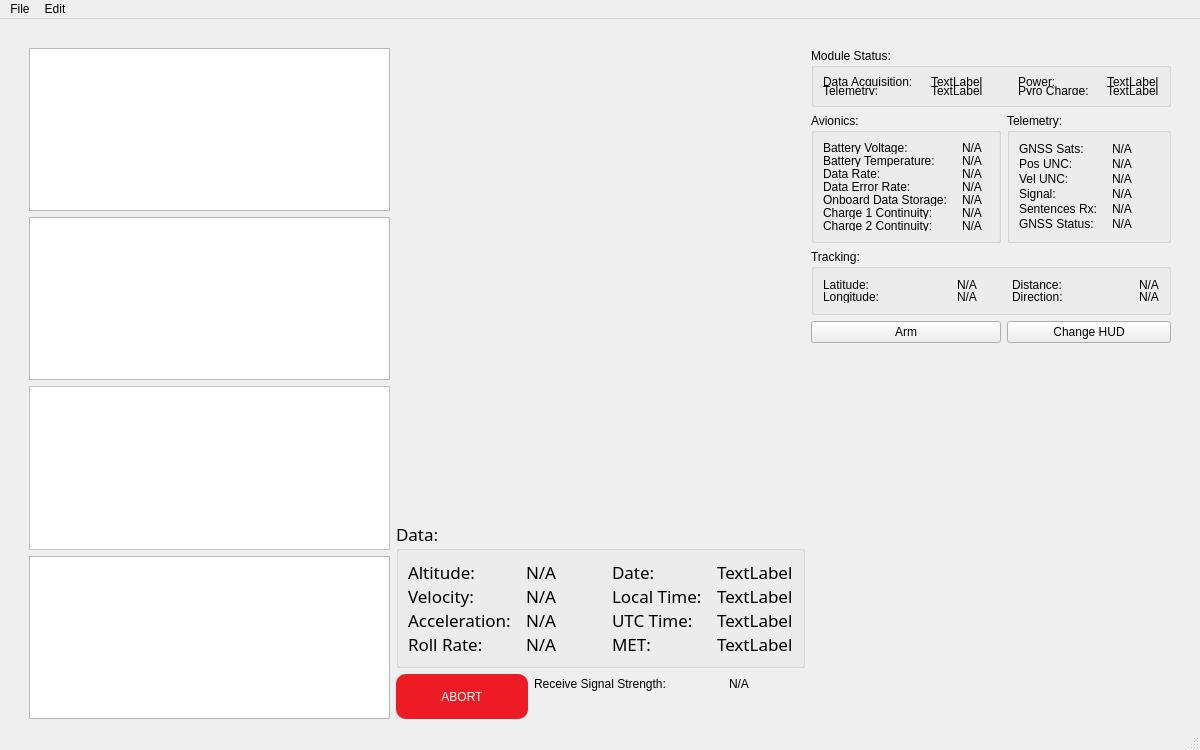
<?xml version="1.0" encoding="UTF-8"?>
<ui version="4.0">
 <class>MainWindow</class>
 <widget class="QMainWindow" name="MainWindow">
  <property name="geometry">
   <rect>
    <x>0</x>
    <y>0</y>
    <width>1200</width>
    <height>750</height>
   </rect>
  </property>
  <property name="sizePolicy">
   <sizepolicy hsizetype="Preferred" vsizetype="Preferred">
    <horstretch>0</horstretch>
    <verstretch>0</verstretch>
   </sizepolicy>
  </property>
  <property name="minimumSize">
   <size>
    <width>1200</width>
    <height>750</height>
   </size>
  </property>
  <property name="windowTitle">
   <string>RDT Ground Station</string>
  </property>
  <property name="windowIcon">
   <iconset>
    <normaloff>imgs/RDTLogo2.png</normaloff>imgs/RDTLogo2.png</iconset>
  </property>
  <property name="styleSheet">
   <string notr="true"/>
  </property>
  <widget class="QWidget" name="centralwidget">
   <property name="sizePolicy">
    <sizepolicy hsizetype="Fixed" vsizetype="Fixed">
     <horstretch>0</horstretch>
     <verstretch>0</verstretch>
    </sizepolicy>
   </property>
   <layout class="QGridLayout" name="gridLayout_7">
    <item row="0" column="1" colspan="3">
     <spacer name="horizontalSpacer_6">
      <property name="orientation">
       <enum>Qt::Horizontal</enum>
      </property>
      <property name="sizeHint" stdset="0">
       <size>
        <width>40</width>
        <height>20</height>
       </size>
      </property>
     </spacer>
    </item>
    <item row="1" column="2">
     <layout class="QGridLayout" name="gridLayout_3">
      <property name="sizeConstraint">
       <enum>QLayout::SetMinimumSize</enum>
      </property>
      <item row="3" column="0">
       <spacer name="verticalSpacer_6">
        <property name="orientation">
         <enum>Qt::Vertical</enum>
        </property>
        <property name="sizeHint" stdset="0">
         <size>
          <width>20</width>
          <height>40</height>
         </size>
        </property>
       </spacer>
      </item>
      <item row="2" column="0">
       <widget class="QWidget" name="orient3d" native="true">
        <property name="minimumSize">
         <size>
          <width>400</width>
          <height>480</height>
         </size>
        </property>
       </widget>
      </item>
      <item row="5" column="0">
       <layout class="QGridLayout" name="gridLayout_10">
        <item row="0" column="0" rowspan="2">
         <widget class="QPushButton" name="pushButton">
          <property name="minimumSize">
           <size>
            <width>1</width>
            <height>45</height>
           </size>
          </property>
          <property name="styleSheet">
           <string notr="true">background-color: #ed1c24;
color: white;
border-radius: 10px;
font: 87 12pt &quot;Arial Black&quot;;
font: 14pt &quot;Arial Rounded MT Bold&quot;;
font: 12pt &quot;Britannic Bold&quot;;
font: 14pt &quot;Franklin Gothic Demi&quot;;
padding: 10px;</string>
          </property>
          <property name="text">
           <string>ABORT</string>
          </property>
         </widget>
        </item>
        <item row="0" column="1">
         <widget class="QLabel" name="label_20">
          <property name="styleSheet">
           <string notr="true">font: 10pt &quot;Arial Rounded MT Bold&quot;;</string>
          </property>
          <property name="text">
           <string>Receive Signal Strength:</string>
          </property>
         </widget>
        </item>
        <item row="0" column="2" alignment="Qt::AlignHCenter">
         <widget class="QLabel" name="sigVal">
          <property name="styleSheet">
           <string notr="true">font: 10pt &quot;Arial Rounded MT Bold&quot;;</string>
          </property>
          <property name="text">
           <string>N/A</string>
          </property>
         </widget>
        </item>
        <item row="1" column="1" colspan="2">
         <widget class="QLabel" name="sigStrength">
          <property name="maximumSize">
           <size>
            <width>300</width>
            <height>20</height>
           </size>
          </property>
          <property name="text">
           <string/>
          </property>
          <property name="pixmap">
           <pixmap>imgs/signalBar.jpg</pixmap>
          </property>
          <property name="scaledContents">
           <bool>true</bool>
          </property>
         </widget>
        </item>
       </layout>
      </item>
      <item row="4" column="0">
       <widget class="QGroupBox" name="dataGroup">
        <property name="maximumSize">
         <size>
          <width>16777215</width>
          <height>16777215</height>
         </size>
        </property>
        <property name="font">
         <font>
          <family>Arial Rounded MT Bold</family>
          <pointsize>13</pointsize>
          <weight>50</weight>
          <italic>false</italic>
          <bold>false</bold>
         </font>
        </property>
        <property name="autoFillBackground">
         <bool>false</bool>
        </property>
        <property name="styleSheet">
         <string notr="true">font: 12.5pt &quot;Arial Rounded MT Bold&quot;;</string>
        </property>
        <property name="title">
         <string>Data:</string>
        </property>
        <layout class="QGridLayout" name="gridLayout_6">
         <property name="horizontalSpacing">
          <number>15</number>
         </property>
         <property name="verticalSpacing">
          <number>0</number>
         </property>
         <item row="0" column="2" rowspan="2">
          <spacer name="horizontalSpacer_3">
           <property name="orientation">
            <enum>Qt::Horizontal</enum>
           </property>
           <property name="sizeHint" stdset="0">
            <size>
             <width>40</width>
             <height>20</height>
            </size>
           </property>
          </spacer>
         </item>
         <item row="0" column="3">
          <widget class="QLabel" name="label_16">
           <property name="text">
            <string>Date:</string>
           </property>
          </widget>
         </item>
         <item row="1" column="0">
          <widget class="QLabel" name="label_13">
           <property name="text">
            <string>Velocity:</string>
           </property>
          </widget>
         </item>
         <item row="0" column="0">
          <widget class="QLabel" name="label_12">
           <property name="text">
            <string>Altitude:</string>
           </property>
          </widget>
         </item>
         <item row="0" column="1">
          <widget class="QLabel" name="altitude">
           <property name="text">
            <string>N/A</string>
           </property>
          </widget>
         </item>
         <item row="1" column="1">
          <widget class="QLabel" name="velocity">
           <property name="text">
            <string>N/A</string>
           </property>
          </widget>
         </item>
         <item row="3" column="1">
          <widget class="QLabel" name="rollrate">
           <property name="text">
            <string>N/A</string>
           </property>
          </widget>
         </item>
         <item row="1" column="5">
          <widget class="QLabel" name="loctime">
           <property name="text">
            <string>TextLabel</string>
           </property>
          </widget>
         </item>
         <item row="3" column="3">
          <widget class="QLabel" name="label_19">
           <property name="text">
            <string>MET:</string>
           </property>
          </widget>
         </item>
         <item row="0" column="5">
          <widget class="QLabel" name="date">
           <property name="text">
            <string>TextLabel</string>
           </property>
          </widget>
         </item>
         <item row="3" column="5">
          <widget class="QLabel" name="met">
           <property name="text">
            <string>TextLabel</string>
           </property>
          </widget>
         </item>
         <item row="1" column="3">
          <widget class="QLabel" name="label_17">
           <property name="text">
            <string>Local Time:</string>
           </property>
          </widget>
         </item>
         <item row="2" column="1">
          <widget class="QLabel" name="acceleration">
           <property name="text">
            <string>N/A</string>
           </property>
          </widget>
         </item>
         <item row="2" column="0">
          <widget class="QLabel" name="label_14">
           <property name="text">
            <string>Acceleration:</string>
           </property>
          </widget>
         </item>
         <item row="3" column="0">
          <widget class="QLabel" name="label_15">
           <property name="text">
            <string>Roll Rate:</string>
           </property>
          </widget>
         </item>
         <item row="2" column="5">
          <widget class="QLabel" name="utctime">
           <property name="text">
            <string>TextLabel</string>
           </property>
          </widget>
         </item>
         <item row="2" column="3">
          <widget class="QLabel" name="label_18">
           <property name="text">
            <string>UTC Time:</string>
           </property>
          </widget>
         </item>
        </layout>
       </widget>
      </item>
     </layout>
    </item>
    <item row="1" column="1">
     <layout class="QGridLayout" name="gridLayout_9">
      <property name="sizeConstraint">
       <enum>QLayout::SetFixedSize</enum>
      </property>
      <item row="0" column="0">
       <widget class="PlotWidget" name="velG">
        <property name="minimumSize">
         <size>
          <width>300</width>
          <height>160</height>
         </size>
        </property>
        <property name="styleSheet">
         <string notr="true"/>
        </property>
       </widget>
      </item>
      <item row="1" column="0">
       <widget class="PlotWidget" name="allaccG">
        <property name="minimumSize">
         <size>
          <width>300</width>
          <height>160</height>
         </size>
        </property>
       </widget>
      </item>
      <item row="2" column="0">
       <widget class="PlotWidget" name="allorientG">
        <property name="minimumSize">
         <size>
          <width>300</width>
          <height>160</height>
         </size>
        </property>
        <property name="styleSheet">
         <string notr="true">background-color: rgb(255, 255, 255);</string>
        </property>
       </widget>
      </item>
      <item row="3" column="0">
       <widget class="PlotWidget" name="allaltG">
        <property name="minimumSize">
         <size>
          <width>300</width>
          <height>160</height>
         </size>
        </property>
       </widget>
      </item>
     </layout>
    </item>
    <item row="1" column="3">
     <layout class="QGridLayout" name="gridLayout_8">
      <property name="sizeConstraint">
       <enum>QLayout::SetMinimumSize</enum>
      </property>
      <item row="3" column="1">
       <widget class="QPushButton" name="hudBut">
        <property name="text">
         <string>Change HUD</string>
        </property>
       </widget>
      </item>
      <item row="0" column="0" colspan="2">
       <widget class="QGroupBox" name="moduleGroup">
        <property name="maximumSize">
         <size>
          <width>360</width>
          <height>59</height>
         </size>
        </property>
        <property name="styleSheet">
         <string notr="true"/>
        </property>
        <property name="title">
         <string>Module Status:</string>
        </property>
        <layout class="QGridLayout" name="gridLayout_2">
         <property name="horizontalSpacing">
          <number>15</number>
         </property>
         <property name="verticalSpacing">
          <number>0</number>
         </property>
         <item row="1" column="4">
          <widget class="QLabel" name="label_11">
           <property name="text">
            <string>Pyro Charge:</string>
           </property>
          </widget>
         </item>
         <item row="0" column="5">
          <spacer name="horizontalSpacer_2">
           <property name="orientation">
            <enum>Qt::Horizontal</enum>
           </property>
           <property name="sizeHint" stdset="0">
            <size>
             <width>40</width>
             <height>20</height>
            </size>
           </property>
          </spacer>
         </item>
         <item row="1" column="0">
          <widget class="QLabel" name="label_9">
           <property name="text">
            <string>Telemetry:</string>
           </property>
          </widget>
         </item>
         <item row="0" column="0">
          <widget class="QLabel" name="label_8">
           <property name="text">
            <string>Data Acquisition:</string>
           </property>
          </widget>
         </item>
         <item row="0" column="4">
          <widget class="QLabel" name="label_10">
           <property name="text">
            <string>Power:</string>
           </property>
          </widget>
         </item>
         <item row="0" column="6">
          <widget class="QLabel" name="powst">
           <property name="text">
            <string>TextLabel</string>
           </property>
          </widget>
         </item>
         <item row="0" column="1">
          <spacer name="horizontalSpacer_5">
           <property name="orientation">
            <enum>Qt::Horizontal</enum>
           </property>
           <property name="sizeHint" stdset="0">
            <size>
             <width>40</width>
             <height>20</height>
            </size>
           </property>
          </spacer>
         </item>
         <item row="1" column="6">
          <widget class="QLabel" name="pyrost">
           <property name="text">
            <string>TextLabel</string>
           </property>
          </widget>
         </item>
         <item row="0" column="2">
          <widget class="QLabel" name="dataacqst">
           <property name="text">
            <string>TextLabel</string>
           </property>
          </widget>
         </item>
         <item row="1" column="2">
          <widget class="QLabel" name="telemst">
           <property name="text">
            <string>TextLabel</string>
           </property>
          </widget>
         </item>
         <item row="0" column="3">
          <spacer name="verticalSpacer_5">
           <property name="orientation">
            <enum>Qt::Vertical</enum>
           </property>
           <property name="sizeHint" stdset="0">
            <size>
             <width>20</width>
             <height>40</height>
            </size>
           </property>
          </spacer>
         </item>
        </layout>
       </widget>
      </item>
      <item row="1" column="0">
       <widget class="QGroupBox" name="avionicsGroup">
        <property name="maximumSize">
         <size>
          <width>190</width>
          <height>130</height>
         </size>
        </property>
        <property name="title">
         <string>Avionics:</string>
        </property>
        <layout class="QGridLayout" name="gridLayout">
         <property name="horizontalSpacing">
          <number>15</number>
         </property>
         <property name="verticalSpacing">
          <number>1</number>
         </property>
         <item row="4" column="0">
          <widget class="QLabel" name="label_5">
           <property name="text">
            <string>Onboard Data Storage:</string>
           </property>
          </widget>
         </item>
         <item row="0" column="0">
          <widget class="QLabel" name="label">
           <property name="text">
            <string>Battery Voltage:</string>
           </property>
          </widget>
         </item>
         <item row="6" column="1">
          <widget class="QLabel" name="charge2con">
           <property name="text">
            <string>N/A</string>
           </property>
          </widget>
         </item>
         <item row="5" column="0">
          <widget class="QLabel" name="label_6">
           <property name="text">
            <string>Charge 1 Continuity:</string>
           </property>
          </widget>
         </item>
         <item row="1" column="1">
          <widget class="QLabel" name="batemp">
           <property name="text">
            <string>N/A</string>
           </property>
          </widget>
         </item>
         <item row="2" column="1">
          <widget class="QLabel" name="datarate">
           <property name="text">
            <string>N/A</string>
           </property>
          </widget>
         </item>
         <item row="6" column="0">
          <widget class="QLabel" name="label_7">
           <property name="text">
            <string>Charge 2 Continuity:</string>
           </property>
          </widget>
         </item>
         <item row="2" column="0">
          <widget class="QLabel" name="label_3">
           <property name="text">
            <string>Data Rate:</string>
           </property>
          </widget>
         </item>
         <item row="1" column="0">
          <widget class="QLabel" name="label_2">
           <property name="text">
            <string>Battery Temperature:</string>
           </property>
          </widget>
         </item>
         <item row="3" column="1">
          <widget class="QLabel" name="dataerror">
           <property name="text">
            <string>N/A</string>
           </property>
          </widget>
         </item>
         <item row="4" column="1">
          <widget class="QLabel" name="datastor">
           <property name="text">
            <string>N/A</string>
           </property>
          </widget>
         </item>
         <item row="3" column="0">
          <widget class="QLabel" name="label_4">
           <property name="text">
            <string>Data Error Rate:</string>
           </property>
          </widget>
         </item>
         <item row="0" column="1">
          <widget class="QLabel" name="batvolt">
           <property name="text">
            <string>N/A</string>
           </property>
          </widget>
         </item>
         <item row="5" column="1">
          <widget class="QLabel" name="charge1con">
           <property name="text">
            <string>N/A</string>
           </property>
          </widget>
         </item>
        </layout>
       </widget>
      </item>
      <item row="3" column="0">
       <widget class="QPushButton" name="armBut">
        <property name="minimumSize">
         <size>
          <width>75</width>
          <height>0</height>
         </size>
        </property>
        <property name="text">
         <string>Arm</string>
        </property>
       </widget>
      </item>
      <item row="2" column="0" colspan="2">
       <widget class="QGroupBox" name="trackingGroup">
        <property name="maximumSize">
         <size>
          <width>360</width>
          <height>66</height>
         </size>
        </property>
        <property name="title">
         <string>Tracking:</string>
        </property>
        <layout class="QGridLayout" name="gridLayout_5">
         <property name="horizontalSpacing">
          <number>15</number>
         </property>
         <property name="verticalSpacing">
          <number>0</number>
         </property>
         <item row="1" column="2">
          <widget class="QLabel" name="longcord">
           <property name="text">
            <string>N/A</string>
           </property>
          </widget>
         </item>
         <item row="1" column="0">
          <widget class="QLabel" name="label_33">
           <property name="text">
            <string>Longitude:</string>
           </property>
          </widget>
         </item>
         <item row="0" column="0">
          <widget class="QLabel" name="label_36">
           <property name="text">
            <string>Latitude:</string>
           </property>
          </widget>
         </item>
         <item row="1" column="4">
          <widget class="QLabel" name="label_35">
           <property name="text">
            <string>Direction:</string>
           </property>
          </widget>
         </item>
         <item row="0" column="1">
          <spacer name="horizontalSpacer">
           <property name="orientation">
            <enum>Qt::Horizontal</enum>
           </property>
           <property name="sizeHint" stdset="0">
            <size>
             <width>40</width>
             <height>20</height>
            </size>
           </property>
          </spacer>
         </item>
         <item row="0" column="6">
          <widget class="QLabel" name="dist">
           <property name="text">
            <string>N/A</string>
           </property>
          </widget>
         </item>
         <item row="0" column="2">
          <widget class="QLabel" name="latcord">
           <property name="text">
            <string>N/A</string>
           </property>
          </widget>
         </item>
         <item row="1" column="6">
          <widget class="QLabel" name="direc">
           <property name="text">
            <string>N/A</string>
           </property>
          </widget>
         </item>
         <item row="0" column="5">
          <spacer name="horizontalSpacer_4">
           <property name="orientation">
            <enum>Qt::Horizontal</enum>
           </property>
           <property name="sizeHint" stdset="0">
            <size>
             <width>40</width>
             <height>20</height>
            </size>
           </property>
          </spacer>
         </item>
         <item row="0" column="4">
          <widget class="QLabel" name="label_34">
           <property name="text">
            <string>Distance:</string>
           </property>
          </widget>
         </item>
         <item row="0" column="3">
          <spacer name="verticalSpacer_4">
           <property name="orientation">
            <enum>Qt::Vertical</enum>
           </property>
           <property name="sizeHint" stdset="0">
            <size>
             <width>20</width>
             <height>40</height>
            </size>
           </property>
          </spacer>
         </item>
        </layout>
       </widget>
      </item>
      <item row="1" column="1">
       <widget class="QGroupBox" name="telemetryGroup">
        <property name="maximumSize">
         <size>
          <width>164</width>
          <height>130</height>
         </size>
        </property>
        <property name="title">
         <string>Telemetry:</string>
        </property>
        <layout class="QGridLayout" name="gridLayout_4">
         <property name="horizontalSpacing">
          <number>15</number>
         </property>
         <property name="verticalSpacing">
          <number>1</number>
         </property>
         <item row="5" column="0">
          <widget class="QLabel" name="label_32">
           <property name="text">
            <string>GNSS Status:</string>
           </property>
          </widget>
         </item>
         <item row="0" column="1">
          <widget class="QLabel" name="gnsscount">
           <property name="text">
            <string>N/A</string>
           </property>
          </widget>
         </item>
         <item row="2" column="1">
          <widget class="QLabel" name="velunc">
           <property name="text">
            <string>N/A</string>
           </property>
          </widget>
         </item>
         <item row="4" column="1">
          <widget class="QLabel" name="sentrx">
           <property name="text">
            <string>N/A</string>
           </property>
          </widget>
         </item>
         <item row="1" column="1">
          <widget class="QLabel" name="posunc">
           <property name="text">
            <string>N/A</string>
           </property>
          </widget>
         </item>
         <item row="0" column="0">
          <widget class="QLabel" name="label_30">
           <property name="text">
            <string>GNSS Sats:</string>
           </property>
          </widget>
         </item>
         <item row="4" column="0">
          <widget class="QLabel" name="label_31">
           <property name="text">
            <string>Sentences Rx:</string>
           </property>
          </widget>
         </item>
         <item row="3" column="0">
          <widget class="QLabel" name="label_28">
           <property name="text">
            <string>Signal:</string>
           </property>
          </widget>
         </item>
         <item row="3" column="1">
          <widget class="QLabel" name="signal">
           <property name="text">
            <string>N/A</string>
           </property>
          </widget>
         </item>
         <item row="2" column="0">
          <widget class="QLabel" name="label_29">
           <property name="text">
            <string>Vel UNC:</string>
           </property>
          </widget>
         </item>
         <item row="5" column="1">
          <widget class="QLabel" name="gnssstatus">
           <property name="text">
            <string>N/A</string>
           </property>
          </widget>
         </item>
         <item row="1" column="0">
          <widget class="QLabel" name="label_27">
           <property name="text">
            <string>Pos UNC:</string>
           </property>
          </widget>
         </item>
        </layout>
       </widget>
      </item>
      <item row="5" column="0" colspan="2">
       <widget class="QLabel" name="trackerimg">
        <property name="minimumSize">
         <size>
          <width>357</width>
          <height>357</height>
         </size>
        </property>
        <property name="maximumSize">
         <size>
          <width>16777215</width>
          <height>16777215</height>
         </size>
        </property>
        <property name="sizeIncrement">
         <size>
          <width>0</width>
          <height>0</height>
         </size>
        </property>
        <property name="text">
         <string/>
        </property>
        <property name="pixmap">
         <pixmap>imgs/sat3.png</pixmap>
        </property>
        <property name="scaledContents">
         <bool>true</bool>
        </property>
        <property name="alignment">
         <set>Qt::AlignCenter</set>
        </property>
       </widget>
      </item>
     </layout>
    </item>
    <item row="1" column="0">
     <spacer name="verticalSpacer_3">
      <property name="orientation">
       <enum>Qt::Vertical</enum>
      </property>
      <property name="sizeHint" stdset="0">
       <size>
        <width>20</width>
        <height>40</height>
       </size>
      </property>
     </spacer>
    </item>
    <item row="1" column="4">
     <spacer name="verticalSpacer_2">
      <property name="orientation">
       <enum>Qt::Vertical</enum>
      </property>
      <property name="sizeHint" stdset="0">
       <size>
        <width>20</width>
        <height>40</height>
       </size>
      </property>
     </spacer>
    </item>
   </layout>
  </widget>
  <widget class="QStatusBar" name="statusbar"/>
  <widget class="QMenuBar" name="menubar">
   <property name="geometry">
    <rect>
     <x>0</x>
     <y>0</y>
     <width>1200</width>
     <height>21</height>
    </rect>
   </property>
   <widget class="QMenu" name="menuFile">
    <property name="title">
     <string>File</string>
    </property>
   </widget>
   <widget class="QMenu" name="menuEdit">
    <property name="title">
     <string>Edit</string>
    </property>
    <widget class="QMenu" name="menuChoose_File">
     <property name="statusTip">
      <string>Choose the files from which data is read from</string>
     </property>
     <property name="title">
      <string>Choose Files:</string>
     </property>
     <addaction name="actionData"/>
     <addaction name="actionAvionics"/>
     <addaction name="actionTelemetry"/>
     <addaction name="actionTracking"/>
    </widget>
    <addaction name="menuChoose_File"/>
   </widget>
   <addaction name="menuFile"/>
   <addaction name="menuEdit"/>
  </widget>
  <action name="actionData">
   <property name="text">
    <string>Data</string>
   </property>
  </action>
  <action name="actionModule_Status">
   <property name="text">
    <string>Module Status</string>
   </property>
  </action>
  <action name="actionAvionics">
   <property name="text">
    <string>Avionics</string>
   </property>
  </action>
  <action name="actionTelemetry">
   <property name="text">
    <string>Telemetry</string>
   </property>
  </action>
  <action name="actionTracking">
   <property name="text">
    <string>Tracking</string>
   </property>
  </action>
 </widget>
 <customwidgets>
  <customwidget>
   <class>PlotWidget</class>
   <extends>QGraphicsView</extends>
   <header>pyqtgraph</header>
  </customwidget>
 </customwidgets>
 <resources/>
 <connections/>
</ui>
